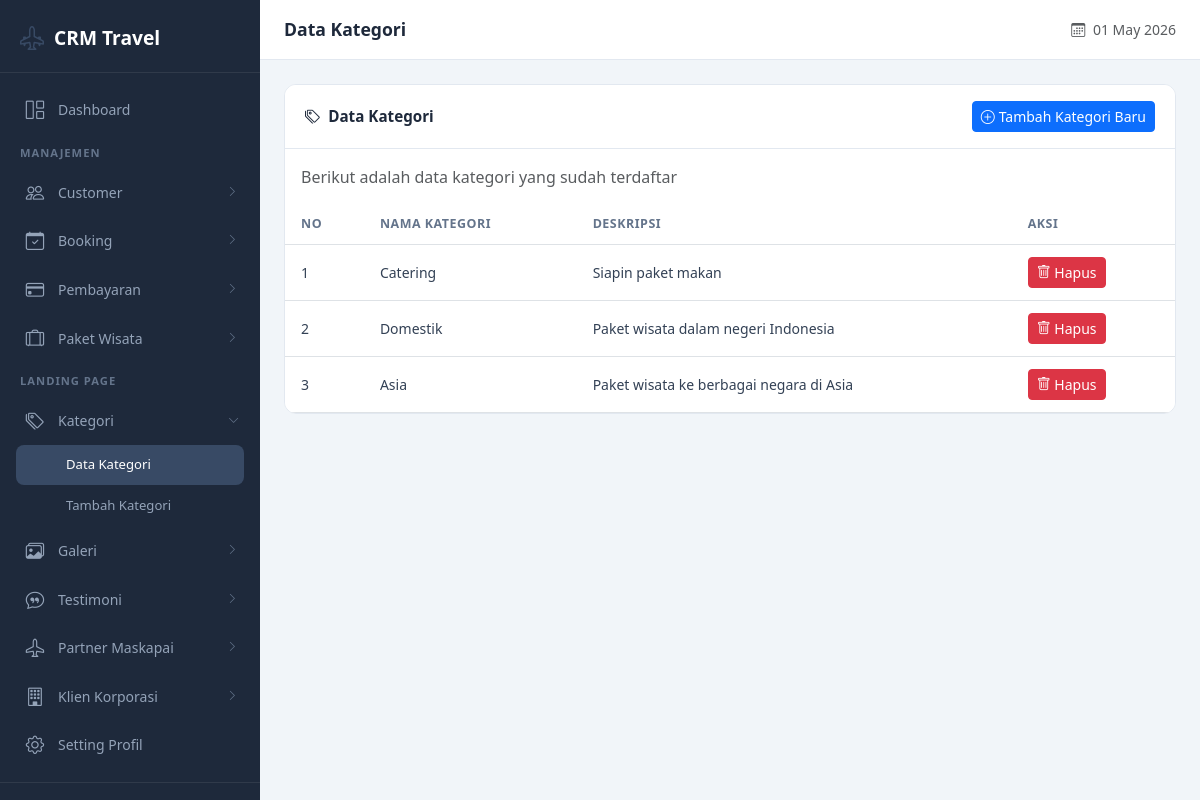
Page /dashboard/data-manajemen-kategori.php (signed in) on the earlier database version.
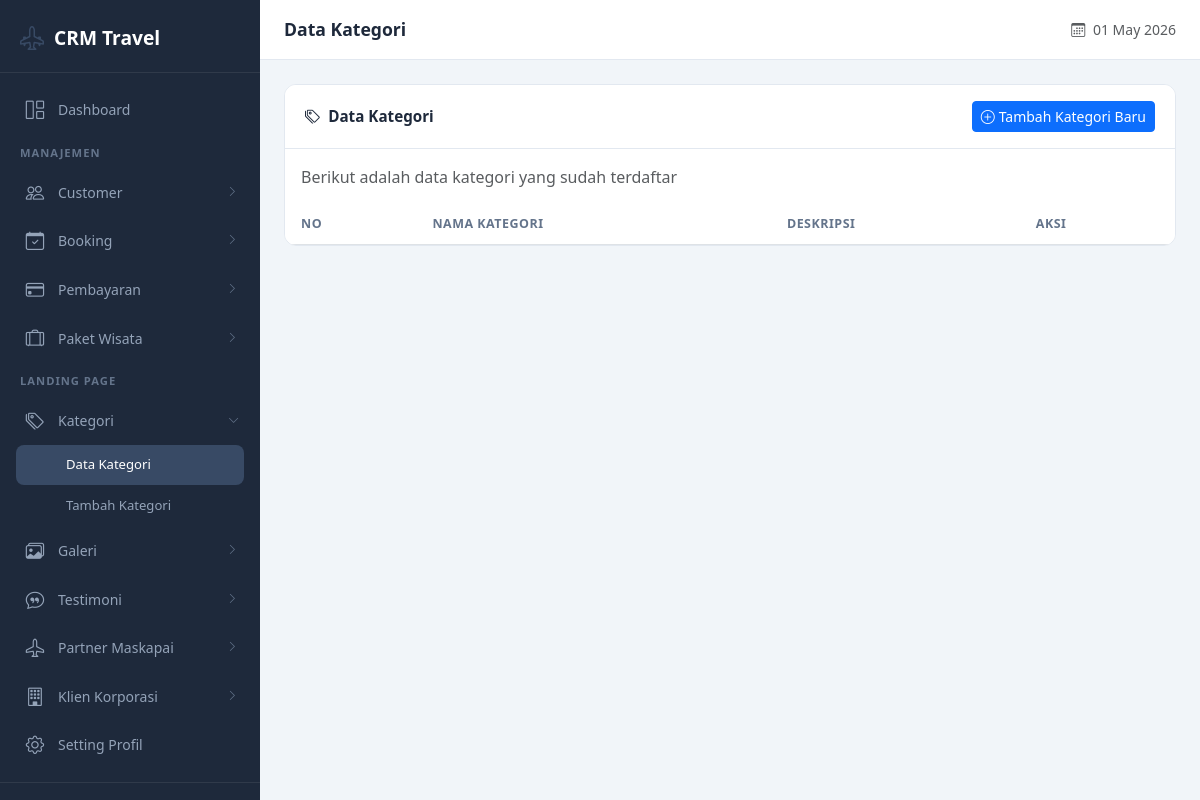
Same page on the later database version.
### tables this page shows
CREATE TABLE `kategori` (
  `id` int(11) NOT NULL,
  `nama_kategori` varchar(100) NOT NULL,
  `deskripsi` varchar(255) DEFAULT NULL,
  `status` enum('Aktif','Tidak Aktif') DEFAULT 'Aktif'
);

### dashboard/data-manajemen-kategori.php (the view, shortened to what this page needs)
<?php
include 'config.php';
$page_title = 'Data Kategori';
?>
<!DOCTYPE html>
<html lang="id">
<head>
    <link href="https://cdn.jsdelivr.net/npm/bootstrap@5.3.8/dist/css/bootstrap.min.css" rel="stylesheet">
    <link href="https://cdn.jsdelivr.net/npm/bootstrap-icons@1.11.3/font/bootstrap-icons.min.css" rel="stylesheet">
    <link rel="stylesheet" href="src/css/dashboard.css">
</head>
<body>
    <?php include "sidebar.php"; ?>
    <div class="main-content">
        <header class="top-header">
            <div class="d-flex align-items-center gap-3">
                <h1 class="page-title"><?php echo isset($page_title) ? $page_title : 'Dashboard'; ?></h1>
            </div>
            <div class="header-actions">
                <span class="text-muted small d-none d-md-inline">
                    <i class="bi bi-calendar3 me-1"></i>
                    <?php echo date('d M Y'); ?>
                </span>
            </div>
        </header>
        <div class="page-content">
            <div class="dashboard-card">
                <div class="card-header d-flex align-items-center justify-content-between">
                    <span><i class="bi bi-tags me-2"></i>Data Kategori</span>
                    <a href="manajemen-kategori" class="btn btn-primary btn-sm">
                        <i class="bi bi-plus-circle me-1"></i>Tambah Kategori Baru
                    </a>
                </div>
                <div class="card-body p-0">
                    <p class="text-muted px-3 pt-3 mb-3">Berikut adalah data kategori yang sudah terdaftar</p>
                    <div class="table-responsive">
                        <table class="table table-dashboard">
                            <thead>
                                <tr>
                                    <th>No</th>
                                    <th>Nama Kategori</th>
                                    <th>Deskripsi</th>
                                    <th>Aksi</th>
                                </tr>
                            </thead>
                            <tbody>
                                <?php
                                $data = mysqli_query($koneksi, "SELECT * FROM kategori ORDER BY id DESC");
                                $no = 0;
                                while ($baris = mysqli_fetch_array($data)){
                                    $no++;
                                ?>
                                <tr>
                                    <td><?php echo $no; ?></td>
                                    <td><?php echo htmlspecialchars($baris['nama_kategori']); ?></td>
                                    <td><?php echo htmlspecialchars($baris['deskripsi']); ?></td>
                                    <td>
                                        <a href="src/api/hapus-manajemen-kategori?id=<?php echo $baris['id'] ?>" class="btn btn-sm btn-danger" onclick="return confirm('Apakah Anda yakin ingin menghapus kategori ini?')">
                                            <i class="bi bi-trash"></i> Hapus
                                        </a>
                                    </td>
                                </tr>
                                <?php } ?>
                            </tbody>
                        </table>
                    </div>
                </div>
            </div>
        </div>
    </div>
</body>
</html>

Differences in the rows shown:
removed kategori: nama_kategori "Catering", deskripsi "Siapin paket makan"
removed kategori: nama_kategori "Domestik", deskripsi "Paket wisata dalam negeri Indonesia"
removed kategori: nama_kategori "Asia", deskripsi "Paket wisata ke berbagai negara di Asia"
